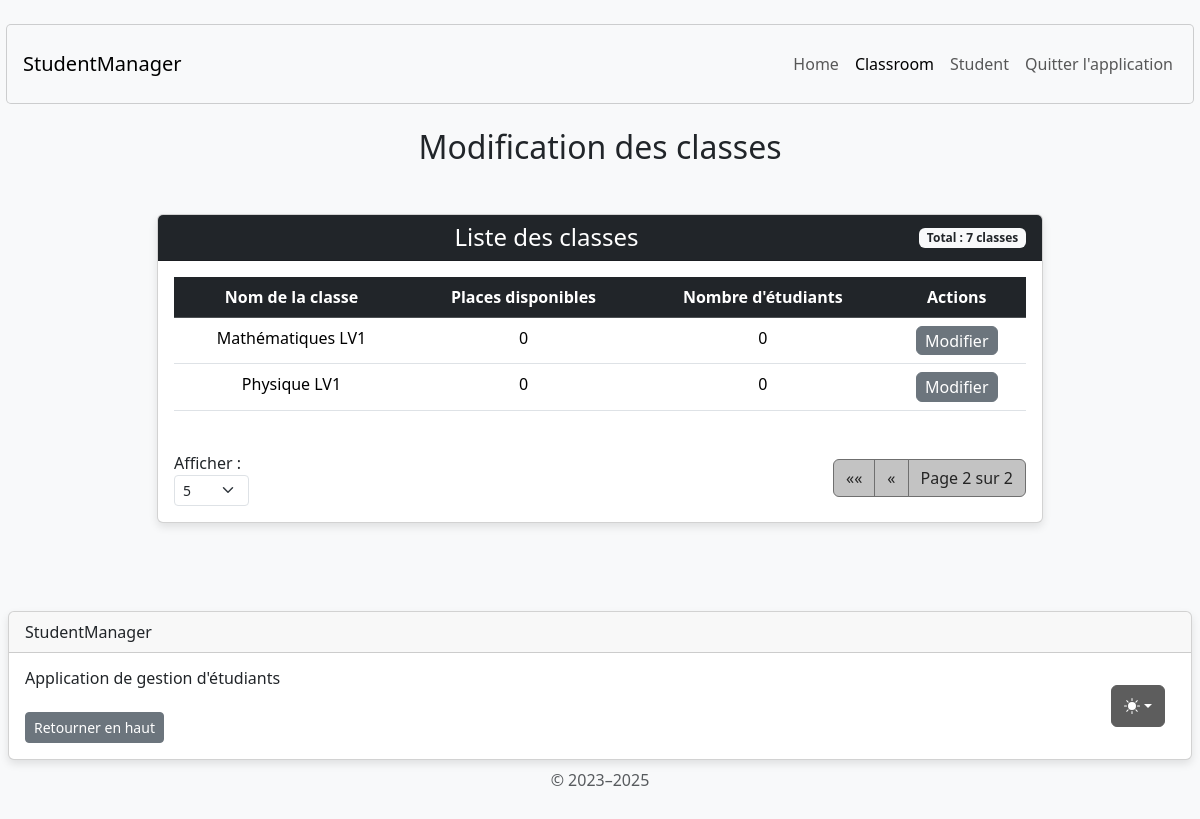
The page /classroom/update/?page=2&items_per_page=5 on the database its author committed.
### classroom/models.py (models this page shows, shortened)
class Classroom(models.Model):
    classroom_name = models.CharField(max_length=255)
    number_of_places_available = models.PositiveIntegerField(default=0)
    @property
    def student_count(self):
        return self.students.count()

### classroom/views.py (the view, shortened to what this page needs)
# urls.py: path('classroom/update/', update_classroom_info_view, name='update_classroom_info'),
def update_classroom_info_view(request, classroom_id=None):
    per_page_options = [5, 10, 50, 100]
    try:
        items_per_page = int(request.GET.get('items_per_page', 5))
        items_per_page = items_per_page if items_per_page in per_page_options else 5
    except (ValueError, TypeError):
        items_per_page = 10
    classrooms = Classroom.objects.all().order_by('classroom_name')
    paginator = Paginator(classrooms, items_per_page)
    page_number = request.GET.get('page')
    page_obj = paginator.get_page(page_number)
    context = {
        'page_obj': page_obj,
        'has_classrooms': classrooms.exists(),
        'items_per_page': items_per_page,
        'per_page_options': per_page_options,
    }
    return render(request, 'classroom/update_classroom_info.html', context)

### classroom/templates/classroom/update_classroom_info.html (shortened to what this page needs)
{% extends 'home/base.html' %}
{% load static %}
{% block content %}
<body class="d-flex align-items-center py-4 bg-body-tertiary">
    <main class="container text-center">
        <h2 class="mb-4 mt-4">Modification des classes</h2>
        <div class="container mt-5">
            <div class="row justify-content-center">
                <div class="col-md-10">
                    <div class="card">
                        <div class="card-header bg-dark text-white d-flex justify-content-between align-items-center">
                            <h4 class="mb-0 flex-grow-1 text-center">Liste des classes</h4>
                            <span class="badge bg-light text-dark">
                                Total : {{ page_obj.paginator.count }} classes
                            </span>
                        </div>
                        <div class="card-body">
                            {% if has_classrooms %}
                            <div class="table-responsive">
                                <table class="table table-hover">
                                    <thead class="table-dark">
                                        <tr>
                                            <th scope="col">Nom de la classe</th>
                                            <th scope="col">Places disponibles</th>
                                            <th scope="col">Nombre d'étudiants</th>
                                            <th scope="col">Actions</th>
                                        </tr>
                                    </thead>
                                    <tbody>
                                        {% for classroom in page_obj %}
                                        <tr>
                                            <td>{{ classroom.classroom_name }}</td>
                                            <td>{{ classroom.number_of_places_available }}</td>
                                            <td>{{ classroom.student_count }}</td>
                                            <td>
                                                <button type="button" class="btn btn-secondary btn-custom-hover btn-custom-padding"
                                                    data-bs-toggle="modal"
                                                    data-bs-target="#editModal{{ classroom.id }}">
                                                    Modifier
                                                </button>
                                            </td>
                                        </tr>
                                        {% endfor %}
                                    </tbody>
                                </table>
                            </div>
                            <div class="pagination-container mt-4 d-flex justify-content-between align-items-center">
                                <div>
                                    <form method="GET" class="form-inline">
                                        <label for="items_per_page" class="me-2">Afficher :</label>
                                        <select name="items_per_page" id="items_per_page" class="form-select form-select-sm" onchange="this.form.submit()">
                                            {% for option in per_page_options %}
                                            <option value="{{ option }}" {% if items_per_page == option %}selected{% endif %}>{{ option }}</option>
                                            {% endfor %}
                                        </select>
                                    </form>
                                </div>
                                <nav>
                                    <ul class="pagination mb-0">
                                        {% if page_obj.has_previous %}
                                        <li class="page-item">
                                            <a class="page-link" href="?page=1&items_per_page={{ items_per_page }}" aria-label="First">
                                                <span aria-hidden="true">&laquo;&laquo;</span>
                                            </a>
                                        </li>
                                        <li class="page-item">
                                            <a class="page-link" href="?page={{ page_obj.previous_page_number }}&items_per_page={{ items_per_page }}" aria-label="Previous">
                                                <span aria-hidden="true">&laquo;</span>
                                            </a>
                                        </li>
                                        {% endif %}
                                        <li class="page-item disabled">
                                            <span class="page-link">
                                                Page {{ page_obj.number }} sur {{ page_obj.paginator.num_pages }}
                                            </span>
                                        </li>
                                    </ul>
                                </nav>
                            </div>
                            {% else %}
                            <div class="alert alert-info" role="alert">
                                Il n'y a pas de classes à afficher.
                            </div>
                            {% endif %}
                        </div>
                    </div>
                </div>
            </div>
        </div>
    </main>
</body>
{% endblock content %}

### home/templates/home/base.html (style rules this page uses)
body { display: flex; flex-direction: column; min-height: 100vh; }
main { flex: 1; }

### classroom/templates/classroom/update_classroom_info.html (style rules this page uses)
.btn-custom-padding { padding: 0.1rem 0.5rem; }
.card { box-shadow: 0 4px 8px rgba(0, 0, 0, 0.1); }
.pagination .page-item .page-link { color: #252525; background-color: #c3c3c3; border-color: #6f6f6f; transition: all 0.3s ease; outline: none !important; box-shadow: none !important; }
.pagination .page-item.disabled .page-link { background-color: #c3c3c3; border-color: #6f6f6f; color: #252525; }
.pagination-container { display: flex; justify-content: space-between; align-items: center; flex-wrap: wrap; }

### rows shown on the page
Classroom: classroom_name "Mathématiques LV1", number_of_places_available "0", student_count "0"
Classroom: classroom_name "Physique LV1", number_of_places_available "0", student_count "0"

### other values the page prints
{{ page_obj.paginator.count }} "7"
{{ page_obj.number }} "2"
{{ page_obj.paginator.num_pages }} "2"
form field items_per_page "5"
